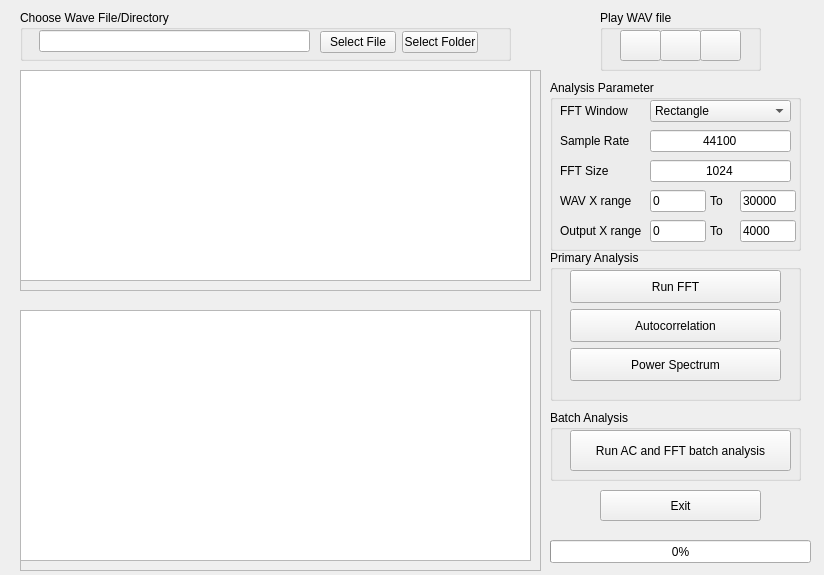
<?xml version="1.0" encoding="UTF-8"?>
<ui version="4.0">
 <class>MainWindow</class>
 <widget class="QMainWindow" name="MainWindow">
  <property name="enabled">
   <bool>true</bool>
  </property>
  <property name="geometry">
   <rect>
    <x>0</x>
    <y>0</y>
    <width>824</width>
    <height>575</height>
   </rect>
  </property>
  <property name="windowTitle">
   <string>Hansmaurer Spectralizer</string>
  </property>
  <widget class="QWidget" name="centralwidget">
   <widget class="QGroupBox" name="groupBox">
    <property name="geometry">
     <rect>
      <x>20</x>
      <y>10</y>
      <width>491</width>
      <height>51</height>
     </rect>
    </property>
    <property name="title">
     <string>Choose Wave File/Directory</string>
    </property>
    <widget class="QWidget" name="horizontalLayoutWidget">
     <property name="geometry">
      <rect>
       <x>19</x>
       <y>20</y>
       <width>271</width>
       <height>22</height>
      </rect>
     </property>
     <layout class="QHBoxLayout" name="horizontalLayout">
      <item>
       <widget class="QLineEdit" name="pathAddress"/>
      </item>
     </layout>
    </widget>
    <widget class="QWidget" name="horizontalLayoutWidget_3">
     <property name="geometry">
      <rect>
       <x>300</x>
       <y>20</y>
       <width>158</width>
       <height>25</height>
      </rect>
     </property>
     <layout class="QHBoxLayout" name="horizontalLayout_3">
      <item>
       <widget class="QPushButton" name="fileSelectButton">
        <property name="text">
         <string>Select File</string>
        </property>
       </widget>
      </item>
      <item>
       <widget class="QPushButton" name="selectFolder">
        <property name="text">
         <string>Select Folder</string>
        </property>
       </widget>
      </item>
     </layout>
    </widget>
   </widget>
   <widget class="QWidget" name="verticalLayoutWidget_2">
    <property name="geometry">
     <rect>
      <x>20</x>
      <y>310</y>
      <width>521</width>
      <height>261</height>
     </rect>
    </property>
    <layout class="QVBoxLayout" name="verticalLayout_2">
     <item>
      <widget class="QFrame" name="frame_2">
       <property name="frameShape">
        <enum>QFrame::StyledPanel</enum>
       </property>
       <property name="frameShadow">
        <enum>QFrame::Raised</enum>
       </property>
       <widget class="PlotWidget" name="outputGraph">
        <property name="geometry">
         <rect>
          <x>0</x>
          <y>0</y>
          <width>511</width>
          <height>251</height>
         </rect>
        </property>
       </widget>
      </widget>
     </item>
    </layout>
   </widget>
   <widget class="QGroupBox" name="groupBox_2">
    <property name="geometry">
     <rect>
      <x>550</x>
      <y>80</y>
      <width>251</width>
      <height>171</height>
     </rect>
    </property>
    <property name="title">
     <string>Analysis Parameter</string>
    </property>
    <widget class="QWidget" name="horizontalLayoutWidget_7">
     <property name="geometry">
      <rect>
       <x>10</x>
       <y>20</y>
       <width>81</width>
       <height>21</height>
      </rect>
     </property>
     <layout class="QHBoxLayout" name="horizontalLayout_7">
      <item>
       <widget class="QLabel" name="label_4">
        <property name="text">
         <string>FFT Window</string>
        </property>
       </widget>
      </item>
     </layout>
    </widget>
    <widget class="QWidget" name="horizontalLayoutWidget_9">
     <property name="geometry">
      <rect>
       <x>10</x>
       <y>50</y>
       <width>81</width>
       <height>21</height>
      </rect>
     </property>
     <layout class="QHBoxLayout" name="horizontalLayout_9">
      <item>
       <widget class="QLabel" name="label_6">
        <property name="text">
         <string>Sample Rate</string>
        </property>
       </widget>
      </item>
     </layout>
    </widget>
    <widget class="QWidget" name="horizontalLayoutWidget_13">
     <property name="geometry">
      <rect>
       <x>100</x>
       <y>20</y>
       <width>141</width>
       <height>22</height>
      </rect>
     </property>
     <layout class="QHBoxLayout" name="horizontalLayout_13">
      <item>
       <widget class="QComboBox" name="fftWndChng">
        <item>
         <property name="text">
          <string>Rectangle</string>
         </property>
        </item>
        <item>
         <property name="text">
          <string>Hanning</string>
         </property>
        </item>
        <item>
         <property name="text">
          <string>Hamming</string>
         </property>
        </item>
        <item>
         <property name="text">
          <string>Kaiser</string>
         </property>
        </item>
        <item>
         <property name="text">
          <string>Nuttall</string>
         </property>
        </item>
        <item>
         <property name="text">
          <string>Parzen</string>
         </property>
        </item>
        <item>
         <property name="text">
          <string>Blackman</string>
         </property>
        </item>
        <item>
         <property name="text">
          <string>Flattop</string>
         </property>
        </item>
        <item>
         <property name="text">
          <string>Dolph-Chebyshev</string>
         </property>
        </item>
       </widget>
      </item>
     </layout>
    </widget>
    <widget class="QWidget" name="horizontalLayoutWidget_15">
     <property name="geometry">
      <rect>
       <x>100</x>
       <y>50</y>
       <width>141</width>
       <height>22</height>
      </rect>
     </property>
     <layout class="QHBoxLayout" name="horizontalLayout_15">
      <item>
       <widget class="QLineEdit" name="sampleRateChng">
        <property name="text">
         <string>44100</string>
        </property>
        <property name="alignment">
         <set>Qt::AlignCenter</set>
        </property>
       </widget>
      </item>
     </layout>
    </widget>
    <widget class="QWidget" name="horizontalLayoutWidget_8">
     <property name="geometry">
      <rect>
       <x>10</x>
       <y>80</y>
       <width>81</width>
       <height>21</height>
      </rect>
     </property>
     <layout class="QHBoxLayout" name="horizontalLayout_8">
      <item>
       <widget class="QLabel" name="label_5">
        <property name="text">
         <string>FFT Size</string>
        </property>
       </widget>
      </item>
     </layout>
    </widget>
    <widget class="QWidget" name="horizontalLayoutWidget_18">
     <property name="geometry">
      <rect>
       <x>100</x>
       <y>80</y>
       <width>141</width>
       <height>22</height>
      </rect>
     </property>
     <layout class="QHBoxLayout" name="horizontalLayout_18">
      <item>
       <widget class="QLineEdit" name="fftSize">
        <property name="text">
         <string>1024</string>
        </property>
        <property name="alignment">
         <set>Qt::AlignCenter</set>
        </property>
       </widget>
      </item>
     </layout>
    </widget>
    <widget class="QWidget" name="horizontalLayoutWidget_4">
     <property name="geometry">
      <rect>
       <x>10</x>
       <y>110</y>
       <width>81</width>
       <height>21</height>
      </rect>
     </property>
     <layout class="QHBoxLayout" name="horizontalLayout_4">
      <item>
       <widget class="QLabel" name="label">
        <property name="text">
         <string>WAV X range</string>
        </property>
       </widget>
      </item>
     </layout>
    </widget>
    <widget class="QWidget" name="horizontalLayoutWidget_5">
     <property name="geometry">
      <rect>
       <x>100</x>
       <y>110</y>
       <width>56</width>
       <height>22</height>
      </rect>
     </property>
     <layout class="QHBoxLayout" name="horizontalLayout_5">
      <item>
       <widget class="QLineEdit" name="xLower">
        <property name="text">
         <string>0</string>
        </property>
       </widget>
      </item>
     </layout>
    </widget>
    <widget class="QWidget" name="horizontalLayoutWidget_6">
     <property name="geometry">
      <rect>
       <x>160</x>
       <y>110</y>
       <width>21</width>
       <height>21</height>
      </rect>
     </property>
     <layout class="QHBoxLayout" name="horizontalLayout_6">
      <item>
       <widget class="QLabel" name="label_2">
        <property name="text">
         <string>To</string>
        </property>
       </widget>
      </item>
     </layout>
    </widget>
    <widget class="QWidget" name="horizontalLayoutWidget_10">
     <property name="geometry">
      <rect>
       <x>190</x>
       <y>110</y>
       <width>56</width>
       <height>22</height>
      </rect>
     </property>
     <layout class="QHBoxLayout" name="horizontalLayout_10">
      <item>
       <widget class="QLineEdit" name="xUpper">
        <property name="text">
         <string>30000</string>
        </property>
       </widget>
      </item>
     </layout>
    </widget>
    <widget class="QWidget" name="horizontalLayoutWidget_12">
     <property name="geometry">
      <rect>
       <x>160</x>
       <y>140</y>
       <width>21</width>
       <height>21</height>
      </rect>
     </property>
     <layout class="QHBoxLayout" name="horizontalLayout_12">
      <item>
       <widget class="QLabel" name="label_3">
        <property name="text">
         <string>To</string>
        </property>
       </widget>
      </item>
     </layout>
    </widget>
    <widget class="QWidget" name="horizontalLayoutWidget_14">
     <property name="geometry">
      <rect>
       <x>100</x>
       <y>140</y>
       <width>56</width>
       <height>22</height>
      </rect>
     </property>
     <layout class="QHBoxLayout" name="horizontalLayout_14">
      <item>
       <widget class="QLineEdit" name="xOLower">
        <property name="text">
         <string>0</string>
        </property>
       </widget>
      </item>
     </layout>
    </widget>
    <widget class="QWidget" name="horizontalLayoutWidget_16">
     <property name="geometry">
      <rect>
       <x>190</x>
       <y>140</y>
       <width>56</width>
       <height>22</height>
      </rect>
     </property>
     <layout class="QHBoxLayout" name="horizontalLayout_16">
      <item>
       <widget class="QLineEdit" name="xOUpper">
        <property name="text">
         <string>4000</string>
        </property>
       </widget>
      </item>
     </layout>
    </widget>
    <widget class="QWidget" name="horizontalLayoutWidget_17">
     <property name="geometry">
      <rect>
       <x>10</x>
       <y>140</y>
       <width>81</width>
       <height>21</height>
      </rect>
     </property>
     <layout class="QHBoxLayout" name="horizontalLayout_17">
      <item>
       <widget class="QLabel" name="label_7">
        <property name="text">
         <string>Output X range</string>
        </property>
       </widget>
      </item>
     </layout>
    </widget>
   </widget>
   <widget class="QWidget" name="verticalLayoutWidget">
    <property name="geometry">
     <rect>
      <x>20</x>
      <y>70</y>
      <width>521</width>
      <height>221</height>
     </rect>
    </property>
    <layout class="QVBoxLayout" name="verticalLayout">
     <item>
      <widget class="QFrame" name="frame">
       <property name="frameShape">
        <enum>QFrame::StyledPanel</enum>
       </property>
       <property name="frameShadow">
        <enum>QFrame::Raised</enum>
       </property>
       <widget class="PlotWidget" name="inputGraph">
        <property name="geometry">
         <rect>
          <x>0</x>
          <y>0</y>
          <width>511</width>
          <height>211</height>
         </rect>
        </property>
       </widget>
      </widget>
     </item>
    </layout>
   </widget>
   <widget class="QGroupBox" name="groupBox_3">
    <property name="geometry">
     <rect>
      <x>550</x>
      <y>250</y>
      <width>251</width>
      <height>151</height>
     </rect>
    </property>
    <property name="title">
     <string>Primary Analysis</string>
    </property>
    <widget class="QWidget" name="verticalLayoutWidget_4">
     <property name="geometry">
      <rect>
       <x>20</x>
       <y>20</y>
       <width>211</width>
       <height>111</height>
      </rect>
     </property>
     <layout class="QVBoxLayout" name="verticalLayout_4">
      <item>
       <widget class="QPushButton" name="runFFT">
        <property name="sizePolicy">
         <sizepolicy hsizetype="Minimum" vsizetype="Minimum">
          <horstretch>0</horstretch>
          <verstretch>0</verstretch>
         </sizepolicy>
        </property>
        <property name="text">
         <string>Run FFT</string>
        </property>
       </widget>
      </item>
      <item>
       <widget class="QPushButton" name="runAutoCorr">
        <property name="sizePolicy">
         <sizepolicy hsizetype="Minimum" vsizetype="Minimum">
          <horstretch>0</horstretch>
          <verstretch>0</verstretch>
         </sizepolicy>
        </property>
        <property name="text">
         <string>Autocorrelation</string>
        </property>
       </widget>
      </item>
      <item>
       <widget class="QPushButton" name="runPowerSpectrum">
        <property name="sizePolicy">
         <sizepolicy hsizetype="Minimum" vsizetype="Minimum">
          <horstretch>0</horstretch>
          <verstretch>0</verstretch>
         </sizepolicy>
        </property>
        <property name="text">
         <string>Power Spectrum</string>
        </property>
       </widget>
      </item>
     </layout>
    </widget>
   </widget>
   <widget class="QWidget" name="verticalLayoutWidget_3">
    <property name="geometry">
     <rect>
      <x>600</x>
      <y>490</y>
      <width>161</width>
      <height>31</height>
     </rect>
    </property>
    <layout class="QVBoxLayout" name="verticalLayout_3">
     <item>
      <widget class="QPushButton" name="exitButton">
       <property name="sizePolicy">
        <sizepolicy hsizetype="Minimum" vsizetype="Minimum">
         <horstretch>0</horstretch>
         <verstretch>0</verstretch>
        </sizepolicy>
       </property>
       <property name="text">
        <string>Exit</string>
       </property>
      </widget>
     </item>
    </layout>
   </widget>
   <widget class="QProgressBar" name="progressBar">
    <property name="geometry">
     <rect>
      <x>550</x>
      <y>540</y>
      <width>261</width>
      <height>23</height>
     </rect>
    </property>
    <property name="value">
     <number>0</number>
    </property>
   </widget>
   <widget class="QGroupBox" name="groupBox_4">
    <property name="geometry">
     <rect>
      <x>600</x>
      <y>10</y>
      <width>161</width>
      <height>61</height>
     </rect>
    </property>
    <property name="autoFillBackground">
     <bool>false</bool>
    </property>
    <property name="title">
     <string>Play WAV file</string>
    </property>
    <widget class="QPushButton" name="playButton">
     <property name="geometry">
      <rect>
       <x>20</x>
       <y>20</y>
       <width>41</width>
       <height>31</height>
      </rect>
     </property>
     <property name="text">
      <string/>
     </property>
     <property name="icon">
      <iconset>
       <normaloff>assets/26025.png</normaloff>assets/26025.png</iconset>
     </property>
    </widget>
    <widget class="QPushButton" name="pauseButton">
     <property name="geometry">
      <rect>
       <x>60</x>
       <y>20</y>
       <width>41</width>
       <height>31</height>
      </rect>
     </property>
     <property name="text">
      <string/>
     </property>
     <property name="icon">
      <iconset>
       <normaloff>assets/61039.png</normaloff>assets/61039.png</iconset>
     </property>
    </widget>
    <widget class="QPushButton" name="stopButton">
     <property name="geometry">
      <rect>
       <x>100</x>
       <y>20</y>
       <width>41</width>
       <height>31</height>
      </rect>
     </property>
     <property name="text">
      <string/>
     </property>
     <property name="icon">
      <iconset>
       <normaloff>assets/player-stop-outline-512.png</normaloff>assets/player-stop-outline-512.png</iconset>
     </property>
     <property name="iconSize">
      <size>
       <width>16</width>
       <height>16</height>
      </size>
     </property>
    </widget>
   </widget>
   <widget class="QGroupBox" name="groupBox_5">
    <property name="geometry">
     <rect>
      <x>550</x>
      <y>410</y>
      <width>251</width>
      <height>71</height>
     </rect>
    </property>
    <property name="title">
     <string>Batch Analysis</string>
    </property>
    <widget class="QWidget" name="horizontalLayoutWidget_2">
     <property name="geometry">
      <rect>
       <x>20</x>
       <y>20</y>
       <width>221</width>
       <height>41</height>
      </rect>
     </property>
     <layout class="QHBoxLayout" name="horizontalLayout_2">
      <item>
       <widget class="QPushButton" name="batchAnalysis">
        <property name="sizePolicy">
         <sizepolicy hsizetype="Minimum" vsizetype="Minimum">
          <horstretch>0</horstretch>
          <verstretch>0</verstretch>
         </sizepolicy>
        </property>
        <property name="text">
         <string>Run AC and FFT batch analysis</string>
        </property>
       </widget>
      </item>
     </layout>
    </widget>
   </widget>
  </widget>
 </widget>
 <customwidgets>
  <customwidget>
   <class>PlotWidget</class>
   <extends>QGraphicsView</extends>
   <header location="global">pyqtgraph</header>
  </customwidget>
 </customwidgets>
 <resources/>
 <connections/>
</ui>
